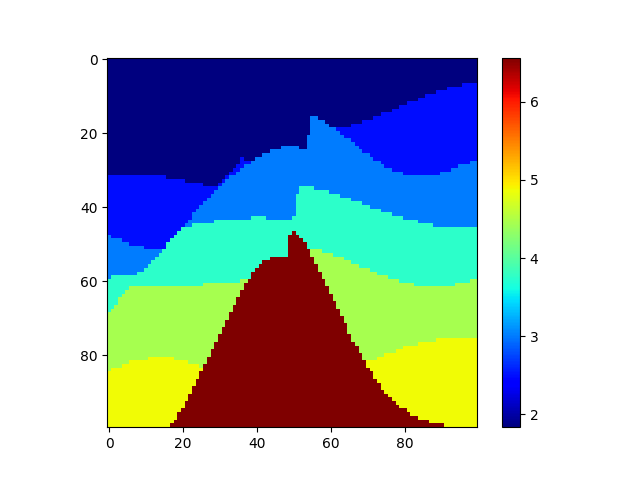

Write the Python code that produced this figure.
##update 2024.03.05
import math
import numpy as np
import matplotlib.pyplot as plt
import random
import scipy
import time

def re_f(n,c,X,Y):
    if n==0:
        return c
    T=random.uniform(50,150)
    a=random.uniform(-1,1)
    A=random.uniform(1,3)
    return re_f(n-1,c+np.cos(2*math.pi*(X+a*Y)/T)*A,X,Y)
def floded(num):
    x=np.arange(100)
    y=np.arange(100)
    X,Y=np.meshgrid(x,y)
    z=0
    data_10=np.ones((10,100,100))*101
    n=1
    for i in range(100):
        # produce layer
        nn=10
        # T=random.uniform(50,150)
        # a=random.uniform(-1,1)
        # A1=3
        # A2=5
        # A=random.uniform(3,5)
        dz=random.uniform(10,25)
        T=random.uniform(50,150)
        a=random.uniform(-1,1)
        A=random.uniform(3,5)
        # cc=np.cos(2*math.pi*(X+a*Y)/T)*A
        # for _ in range(nn):
        #     T=random.uniform(50,150)
        #     a=random.uniform(-1,1)
        #     A=random.uniform(A1,A2)
        #     dz=random.uniform(10,25)
        #     cc=cc+np.cos(2*math.pi*(X+a*Y)/T)*A
        c=np.cos(2*math.pi*(X+a*Y)/T)*A
        cc=re_f(num,c,X,Y)
        z=z+dz
        print(z)
        # print(np.max(cc))
        # Z1=np.cos(2*math.pi*(X+a*Y)/T)*A+z
        Z1=cc+z
        data_10[i,:,:]=Z1
        n=n+1
        # ax3=plt.figure(6,6)
        fig = plt.figure(figsize=(12,6))
        ax3 = fig.add_subplot(121, projection='3d')
        ax3.plot_surface(x,y,Z1,rstride = 1, cstride = 1,cmap='rainbow')
        plt.savefig("/home/pengyaoguang/program_learn/new_g_v_model/2.png")
        # plt.savefig
        if z>75:
            break
    # data_10=np.floor(data_10)
    
    data=np.ones((100,100,100))
    v=random.uniform(1.8,2)
    # print(n)
    for i in range(n):
        
        for j in range(data_10.shape[1]):
            for k in range(data_10.shape[2]):
                if i==0:
                    data[j,k,:math.floor(data_10[i,j,k])]=v
                else:
                    if math.floor(data_10[i-1,j,k])<=math.floor(data_10[i,j,k]):
                        data[j][k][math.floor(data_10[i-1,j,k]):math.floor(data_10[i,j,k])]=v
                    else:
                        data[j][k][math.floor(data_10[i,j,k]):math.floor(data_10[i-1,j,k])]=v
                    # print(math.floor(data_10[i-1,j,k]),math.floor(data_10[i,j,k]))
        # print('0000000000000000000')
        v=v+random.uniform(0.4,0.8)
    # v=v+random.uniform(1,1.5)
    data[j,k,math.floor(data_10[i,j,k]):]=v
    return data
def salt(data0):
    v=np.max(data0)
    ## 盐丘模型
    data=data0
    a=random.uniform(50,100)
    xref=random.uniform(20,80)
    yref=random.uniform(20,80)
    # xref=50
    # yref=50
    sx=random.uniform(7.4,18)
    sy=random.uniform(7.4,18)
    # sx=15
    # sy=7.4
    # print(sx,sy)
    p=random.uniform(0.1,1.9)*math.pi
    d1=math.pow(math.cos(p),2)/2/math.pow(sx,2)+math.pow(math.sin(p),2)/2/math.pow(sy,2)
    # print(d1)
    d2=-math.pow(2*math.sin(p),1)/4/math.pow(sx,2)+math.pow(2*math.sin(p),1)/4/math.pow(sy,2)
    d3=math.pow(math.sin(p),2)/2/math.pow(sx,2)+math.pow(math.cos(p),2)/2/math.pow(sy,2)
    print(sx,sy,p/math.pi)
    Z2=np.ones((100,100))
    for i in range(100):
        for j in range(100):
            Z2[i,j]=a*math.exp(-(d1*math.pow((i-xref),2)+d3*math.pow((j-yref),2)+2*d2*(i-xref)*(j-yref)))
    Z2=101-Z2
    if np.min(Z2)<0:
        return salt(data0)
    top=np.min(Z2)
    d=0
    # while True:
    #     if top<21:
    #         break
    #     d=int(random.uniform(20,50))
    #     if d<top:
    #         break
    # v1=random.uniform(0.6,1)
    v1=random.uniform(1.5,2)
    for i in range(Z2.shape[0]):
        for j in range(Z2.shape[1]):
            # print(math.floor(Z2[i,j]-d))
            data[i,j,math.floor(Z2[i,j]-d):101-d-1]=v+v1
    # np.save("program/shengli/v.bin",data)
    
    
    return data

def fault(data):
    #断层
    x=np.arange(100)
    y=np.arange(100)
    X,Y=np.meshgrid(x,y)
    d1=random.uniform(5,15)
    d2=random.uniform(5,15)
    a=random.uniform(1/8*math.pi,2*math.pi)
    b=random.uniform(1/5*math.pi,1/2*math.pi)
    D1=d1*math.sin(a)+d2*math.cos(a)*math.sin(b)
    D2=d1*math.cos(a)-d2*math.sin(a)*math.cos(b)
    D3=d2*math.sin(b)
    # print(D1,D2,D3)
    c1=math.cos(a)*math.sin(b)
    c2=math.sin(a)*math.sin(b)
    c3=-math.cos(b)
    
    xref=random.uniform(10,90)
    yref=random.uniform(10,90)
    zref=random.uniform(40,60)
    # z1=np.ones((100,100))
    # for i in x:
    #     for j in y:
    #         z1[i][j]=math.cos(2*math.pi*(i 
    zref=0
    Z1=(c1*(X-xref)+c2*(Y-yref))/(-c3)+zref
    Z2=np.ones((100,100))
    d=np.random.uniform(10,15)
    print(c1,c2,c3,np.max(Z1),d)
    for k in range(100)[::-1]:
        for j in range(100):
            for i in range(100):
                if k<Z1[i,j]:
                    d_x=math.floor(i+D1)
                    d_y=math.floor(j+D2)
                    d_z=math.floor(k+D3)
                    # if 0<=d_x<=99:
                    #     if 0<=d_y<=99:
                    #         if 0<=d_z<=99:
                    #             # data[d_x,d_y,d_z]=data[i,j,k]
                    #             # data[d_x,d_y,d_z]=0
                    k_1=math.floor(k+d)
                    if 0<=k_1<=Z1[i,j]:
                        if 0<=k_1<100:
                            data[i,j,k_1]=data[i,j,k]
                        else:
                            data[i,j,99]=data[i,j,k]
                        if k<math.floor(d):
                            data[i,j,k]=data[i,j,0]
    return data
# for epoch in range(25300,25500):
data=floded(3)
data=salt(data)
data=fault(data)

data=fault(data)

# data=fault(data)
# scipy.io.savemat("/home/pengyaoguang/data/3D_v_model/v{}.mat".format(epoch), {'v':data})

import scipy.io as sio
# sio.savemat('/home/pengyaoguang/data/3D_fuse/floded_2.mat',{'v':data})
# sio.savemat('/home/pengyaoguang/data/3D_fuse/fault.mat',{'v':data})
# sio.savemat('/home/pengyaoguang/data/3D_fuse/salt.mat',{'v':data})
sio.savemat('/home/pengyaoguang/data/3D_fuse/all.mat',{'v':data})
#figure
plt.figure()
plt.imshow(data[50].T,cmap='jet')
plt.colorbar()
# plt.savefig('/home/pengyaoguang/data/3D_fuse/floded_2.eps',dpi=300)
# plt.savefig('/home/pengyaoguang/data/3D_fuse/fault.eps',dpi=300)
# plt.savefig('/home/pengyaoguang/data/3D_fuse/salt.eps',dpi=300)
plt.savefig('/home/pengyaoguang/data/3D_fuse/all.eps',dpi=300)
plt.savefig("/home/pengyaoguang/program_learn/new_g_v_model/1.png")
# break